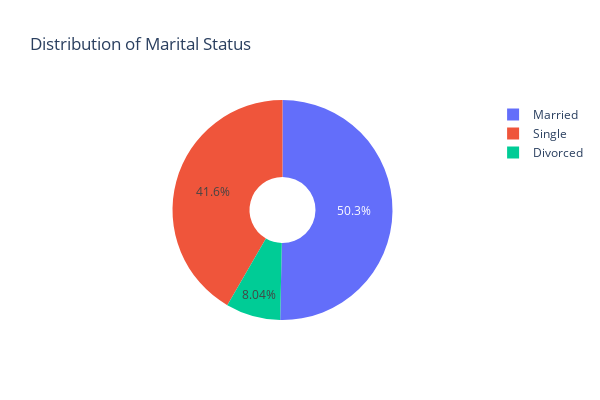

Notebook code cell kept with this figure:
### Code cell
# 1.2 Marital Status
fig = px.pie(df, names='Marital_Status', hole=0.3, title='Distribution of Marital Status')
fig.update_layout(height=400, width=600)

fig.show()

### Figure 1 — Plotly figure (JSON) as saved in the notebook; plotly's stock layout.template omitted (floating-point values rounded to 4 significant figures; data arrays with more than 128 entries replaced by an {"elided": "..."} marker saying what was removed)
{"data": [{"domain": {"x": [0, 1], "y": [0, 1]}, "hole": 0.3, "hovertemplate": "Marital_Status=%{label}<extra></extra>", "labels": {"elided": "7081 str values"}, "legendgroup": "", "name": "", "showlegend": true, "type": "pie"}], "layout": {"height": 400, "legend": {"tracegroupgap": 0}, "title": {"text": "Distribution of Marital Status"}, "width": 600}}
